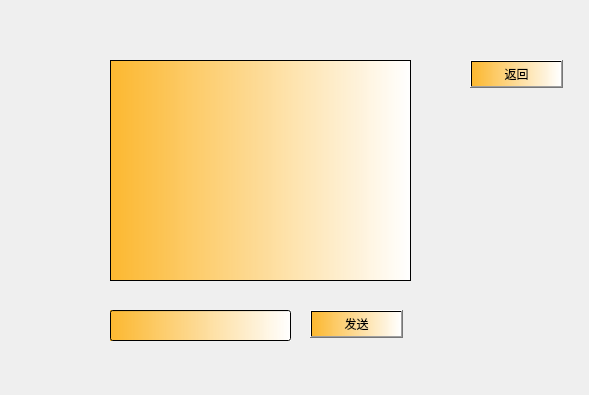
<?xml version="1.0" encoding="UTF-8"?>
<ui version="4.0">
 <class>say</class>
 <widget class="QWidget" name="say">
  <property name="geometry">
   <rect>
    <x>0</x>
    <y>0</y>
    <width>589</width>
    <height>395</height>
   </rect>
  </property>
  <property name="windowTitle">
   <string>Form</string>
  </property>
  <widget class="QTextEdit" name="txt_recv">
   <property name="geometry">
    <rect>
     <x>110</x>
     <y>60</y>
     <width>301</width>
     <height>221</height>
    </rect>
   </property>
   <property name="styleSheet">
    <string notr="true">background-color: qlineargradient(spread:pad, x1:0, y1:0, x2:1, y2:0, stop:0 rgba(255, 170, 0, 204), stop:1 rgba(255, 255, 255, 255));</string>
   </property>
  </widget>
  <widget class="QLineEdit" name="txt_send">
   <property name="geometry">
    <rect>
     <x>110</x>
     <y>310</y>
     <width>181</width>
     <height>31</height>
    </rect>
   </property>
   <property name="styleSheet">
    <string notr="true">background-color: qlineargradient(spread:pad, x1:0, y1:0, x2:1, y2:0, stop:0 rgba(255, 170, 0, 204), stop:1 rgba(255, 255, 255, 255));</string>
   </property>
  </widget>
  <widget class="QPushButton" name="btn_Send">
   <property name="geometry">
    <rect>
     <x>310</x>
     <y>310</y>
     <width>93</width>
     <height>28</height>
    </rect>
   </property>
   <property name="styleSheet">
    <string notr="true">background-color: qlineargradient(spread:pad, x1:0, y1:0, x2:1, y2:0, stop:0 rgba(255, 170, 0, 204), stop:1 rgba(255, 255, 255, 255));</string>
   </property>
   <property name="text">
    <string>发送</string>
   </property>
  </widget>
  <widget class="QPushButton" name="btn_tui">
   <property name="geometry">
    <rect>
     <x>470</x>
     <y>60</y>
     <width>93</width>
     <height>28</height>
    </rect>
   </property>
   <property name="styleSheet">
    <string notr="true">background-color: qlineargradient(spread:pad, x1:0, y1:0, x2:1, y2:0, stop:0 rgba(255, 170, 0, 204), stop:1 rgba(255, 255, 255, 255));</string>
   </property>
   <property name="text">
    <string>返回</string>
   </property>
  </widget>
 </widget>
 <resources/>
 <connections/>
</ui>
